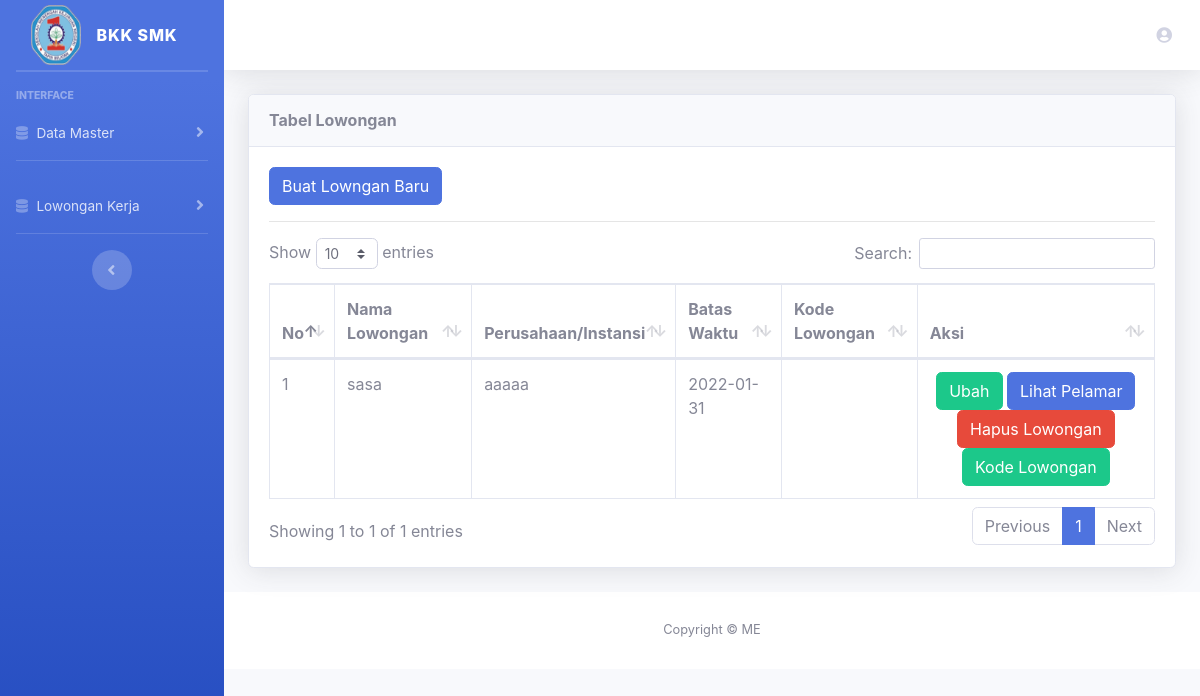
The app's page /index.php/admin/data_lowongan, older data.
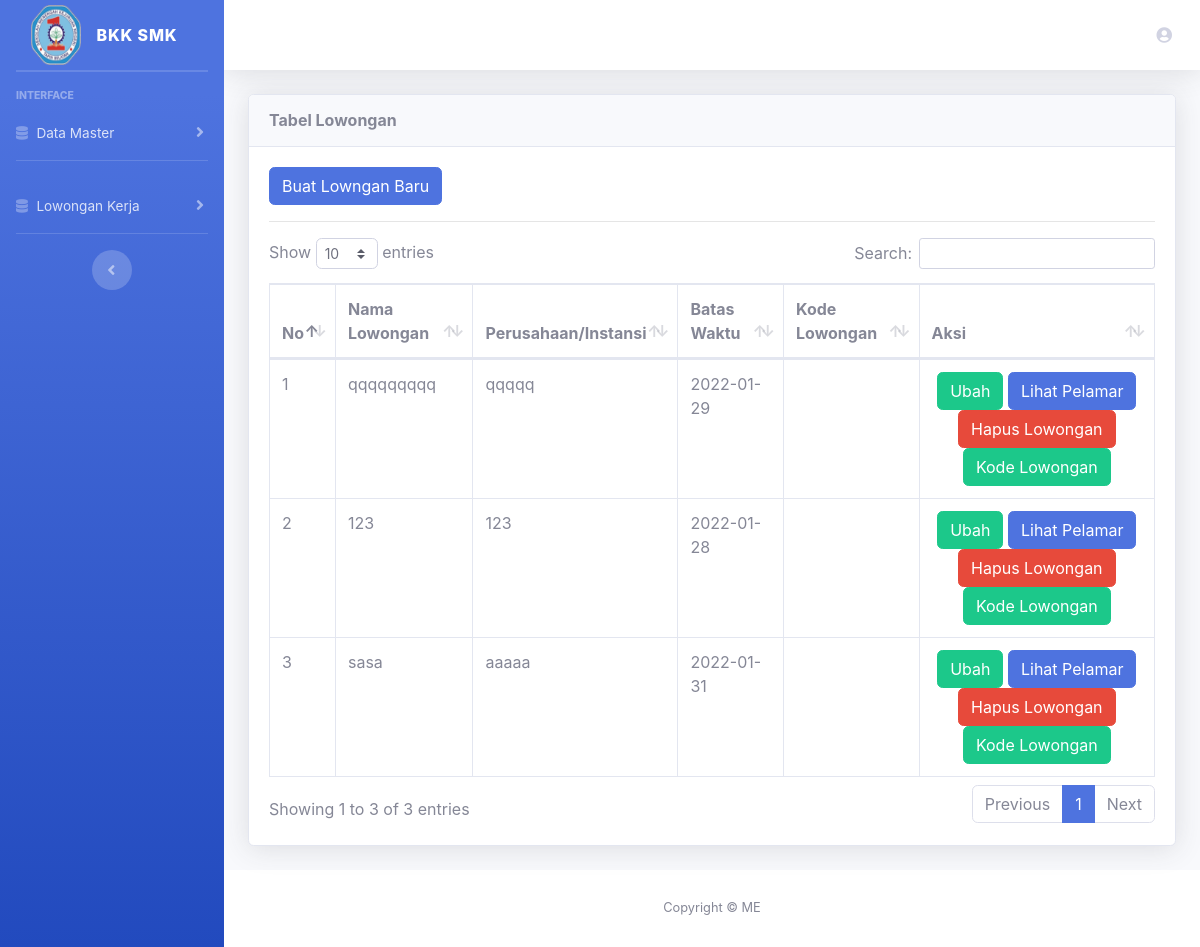
The same page, newer data.
### tables this page shows
CREATE TABLE `lowongan` (
  `id_lowongan` int(11) NOT NULL,
  `nama_lowongan` varchar(100) NOT NULL,
  `isi_lowongan` text NOT NULL,
  `batas_tanggal` varchar(20) NOT NULL,
  `nama_perusahaan` varchar(100) NOT NULL,
  `kode` varchar(255) NOT NULL,
  `foto` text NOT NULL
);

### application/controllers/Admin.php (called while the page is built, shortened)
<?php
class Admin extends CI_Controller
{
    public function __construct()
    {
        $this->load->library('form_validation');
        $this->load->model('lowongan_m');
        $this->load->model('jurusan_m');
        $this->load->model('alumni_m');
    }
    public function data_lowongan()
    {
        $data['judul'] = 'Data Lowongan';
        $data['data'] = $this->lowongan_m->get_all_lowongan();
        $data['nama'] = $this->session->userdata('nama_alumni');
        $this->load->view('template/header', $data);
        $this->load->view('admin/lowongan/data_lowongan', $data);
        $this->load->view('template/footer');
    }
}

### index.php (called while the page is built, shortened)
<?php
require_once BASEPATH.'core/CodeIgniter.php';

### application/models/Lowongan_m.php (called while the page is built, shortened)
<?php
class Lowongan_m extends CI_Model
{
    public function get_all_lowongan()
    {
        $this->db->select('*');
        $this->db->from('lowongan');
        $this->db->order_by('id_lowongan', 'DESC');
        return  $this->db->get()->result();
    }
}

### application/views/admin/lowongan/data_lowongan.php (the view)
<div class="container-fluid">
    <div class="card shadow mb-4">
        <div class="card-header py-3">
            <h6 class="m-0 font-weight-bold ">Tabel Lowongan</h6>
        </div>
        <div class="card-body">
            <div class="table-responsive">
                <a href="<?= base_url('admin/buat_lowongan_baru') ?>" class="btn btn-primary">Buat Lowngan Baru</a>
                <hr>
                <table class="table table-bordered" id="dataTable" width="100%" cellspacing="0">
                    <thead>
                        <tr>
                            <th>No</th>
                            <th>Nama Lowongan</th>
                            <th>Perusahaan/Instansi</th>
                            <th>Batas Waktu</th>
                            <th>Kode Lowongan</th>
                            <th>Aksi</th>
                        </tr>
                    </thead>
                    <tbody>
                        <?php
                        $nomor = 1;
                        foreach ($data as $x) { ?>
                            <?php if ($x->batas_tanggal < date('Y-m-d')) {
                            } else { ?>
                                <tr>
                                    <td><?= $nomor++; ?></td>
                                    <td><?= $x->nama_lowongan; ?></td>
                                    <td><?= $x->nama_perusahaan; ?></td>
                                    <td><?= $x->batas_tanggal; ?></td>
                                    <td><?= $x->kode; ?></td>
                                    <td align="center">
                                        <a href="<?= base_url('admin/edit_lowongan/' . $x->id_lowongan) ?>" class="btn btn-success">Ubah</a>
                                        <a href="<?= base_url('admin/lihat_pelamar/' . $x->id_lowongan) ?>" class="btn btn-primary">Lihat Pelamar</a>
                                        <a href="<?= base_url('admin/hapus_lowongan/' . $x->id_lowongan) ?>" onclick="return confirm('Yakin Hapus?')" class="btn btn-danger">Hapus Lowongan</a>
                                        <a href="<?= base_url('admin/kode_lowongan/' . $x->id_lowongan) ?>" class="btn btn-success">Kode Lowongan</a>
                                    </td>
                                </tr>
                        <?php }
                        } ?>
                    </tbody>
                </table>
            </div>
        </div>
    </div>
</div>

### application/views/template/header.php (shortened to what this page needs)
<!DOCTYPE html>
<html lang="en">
<head>
  <link href="<?= base_url('assets') ?>/vendor/fontawesome-free/css/all.min.css" rel="stylesheet" type="text/css">
  <link href="<?= base_url('assets') ?>/css/sb-admin-2.min.css" rel="stylesheet">
  <link href="<?= base_url('assets') ?>/vendor/datatables/dataTables.bootstrap4.min.css" rel="stylesheet">
</head>
<body id="page-top">
  <body id="page-top">
    <div id="wrapper">
      <ul class="navbar-nav bg-gradient-primary sidebar sidebar-dark accordion" id="accordionSidebar">
        <a class="sidebar-brand d-flex align-items-center justify-content-center" href="<?= base_url('admin') ?>">
          <div class="sidebar-brand-icon">
            <img src="<?= base_url('assets/logo.png'); ?>" width="50" height="60" alt="Logo Pemda-Tapin">
          </div>
          <div class="sidebar-brand-text mx-3">BKK SMK</div>
        </a>
        <hr class="sidebar-divider my-0">
        <hr class="sidebar-divider">
        <div class="sidebar-heading">
          Interface
        </div>
        <li class="nav-item">
          <a class="nav-link collapsed" href="#" data-toggle="collapse" data-target="#collapseUtilities" aria-expanded="true" aria-controls="collapseUtilities">
            <i class="fas fa-database"></i>
            <span>Data Master</span>
          </a>
        </li>
        <hr class="sidebar-divider d-none d-md-block">
        <li class="nav-item">
          <a class="nav-link collapsed" href="#" data-toggle="collapse" data-target="#Pengajuan" aria-expanded="true" aria-controls="Pengajuan">
            <i class="fas fa-database"></i>
            <span>Lowongan Kerja</span>
          </a>
        </li>
        <hr class="sidebar-divider d-none d-md-block">
        <div class="text-center d-none d-md-inline">
          <button class="rounded-circle border-0" id="sidebarToggle"></button>
        </div>
      </ul>
      <div id="content-wrapper" class="d-flex flex-column">
        <div id="content">
          <nav class="navbar navbar-expand navbar-light bg-white topbar mb-4 static-top shadow">
            <ul class="navbar-nav ml-auto">
              <li class="nav-item dropdown no-arrow">
                <a class="nav-link dropdown-toggle" href="#" id="userDropdown" role="button" data-toggle="dropdown" aria-haspopup="true" aria-expanded="false">
                  <i class="fas fa-user-circle"></i>
                </a>
              </li>
            </ul>
          </nav>

### application/views/template/footer.php (shortened to what this page needs)
<footer class="sticky-footer bg-white">
  <div class="container my-auto">
    <div class="copyright text-center my-auto">
      <span>Copyright &copy; ME</span>
    </div>
  </div>
</footer>
</div>
</div>
</body>
</html>

Row changes from the older to the newer data that the page shows:
added lowongan: nama_lowongan "qqqqqqqqq", nama_perusahaan "qqqqq", batas_tanggal "2022-01-29"
added lowongan: nama_lowongan "123", nama_perusahaan "123", batas_tanggal "2022-01-28"
Text that changed along with them:
text written by a page script: "Show entries Search: Showing 1 to 1 of 1 entries Previous 1 Next" → "Show entries Search: Showing 1 to 3 of 3 entries Previous 1 Next"
